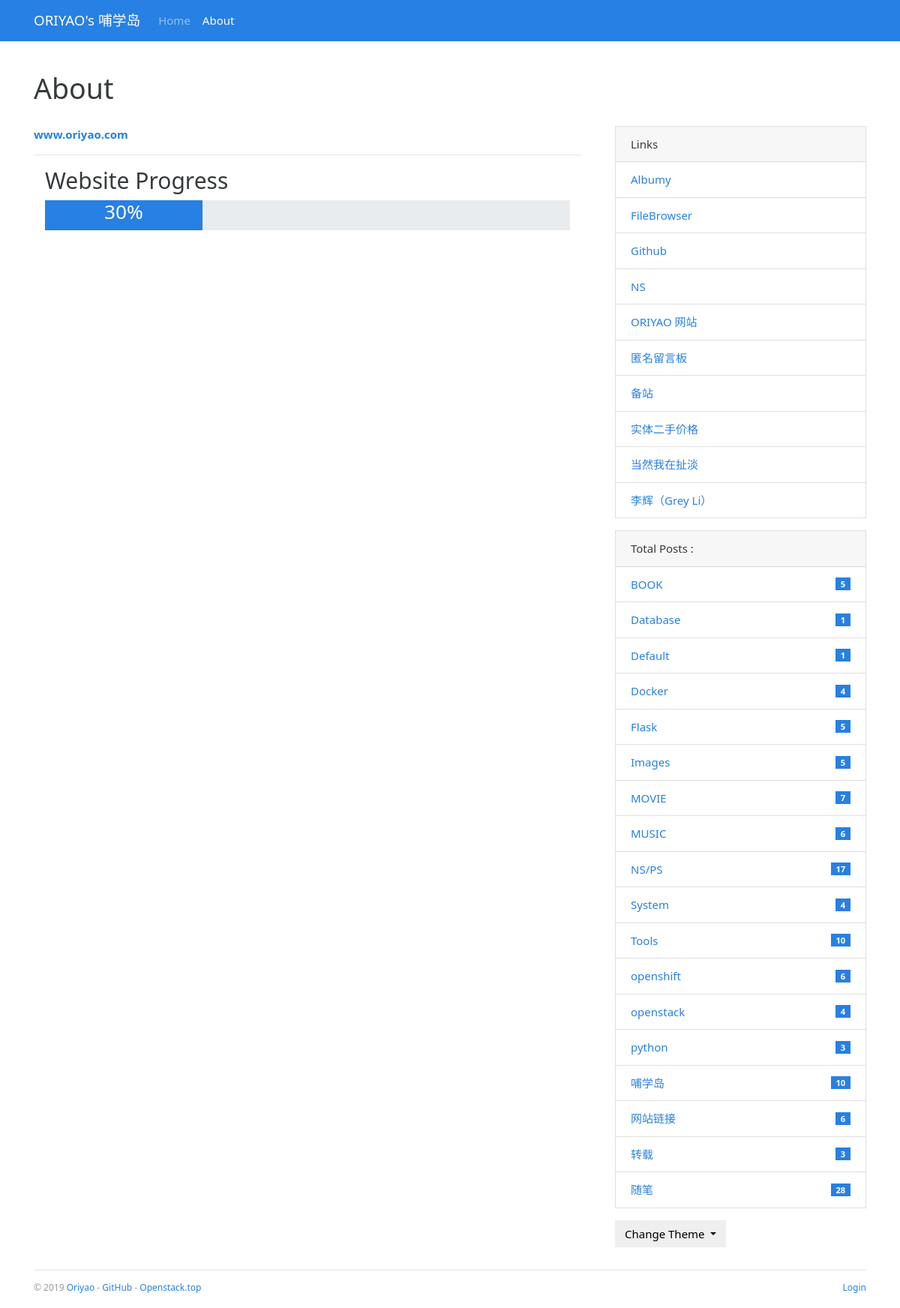
Before: /about with the older database file.
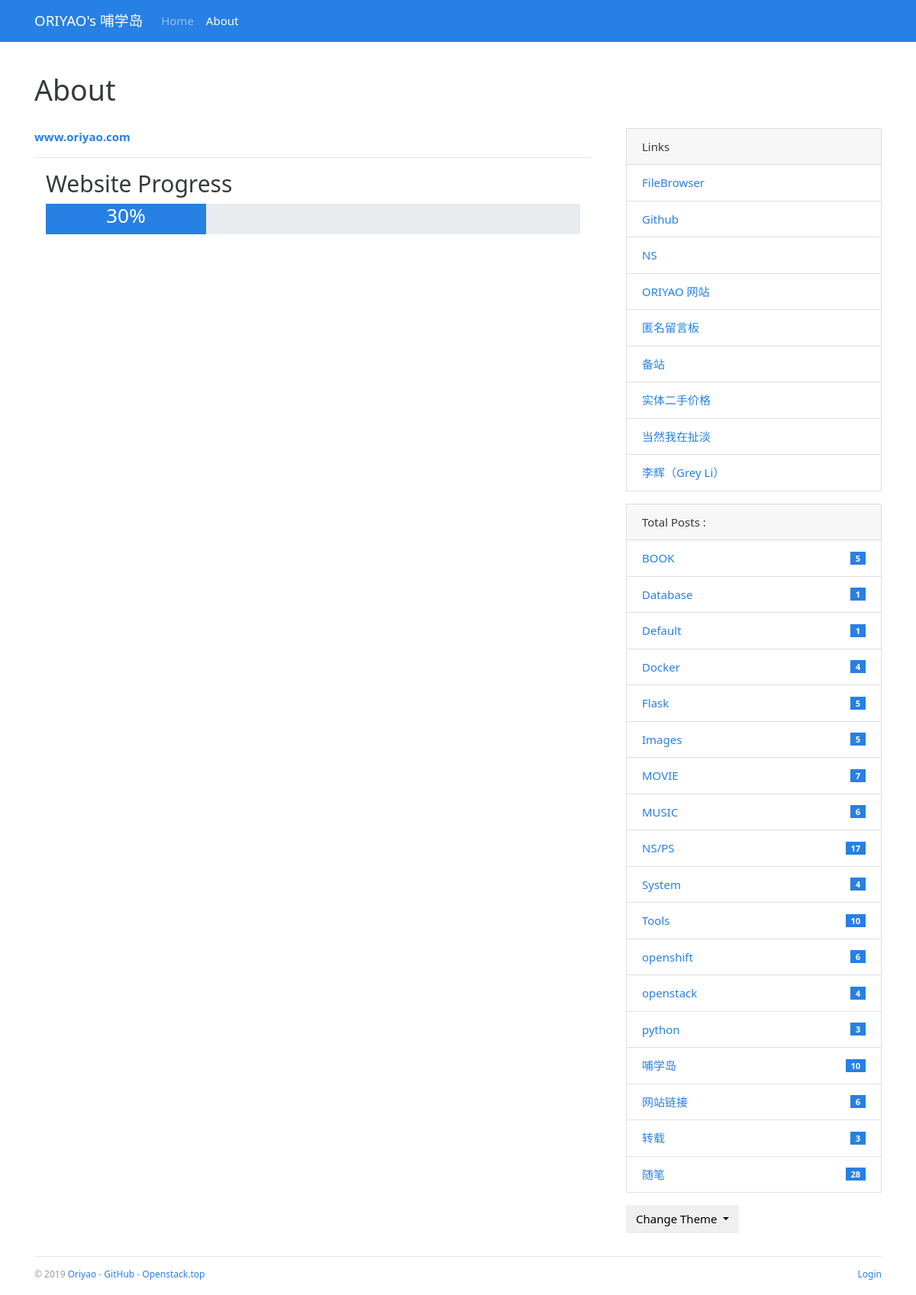
After: the same page with the newer database file.
### bluelog/models.py (models this page shows, shortened)
class Link(db.Model):
    id = db.Column(db.Integer, primary_key=True)
    name = db.Column(db.String(30))
    url = db.Column(db.String(255))

class Category(db.Model):
    id = db.Column(db.Integer, primary_key=True)
    name = db.Column(db.String(30), unique=True)
    posts = db.relationship('Post', back_populates='category')

### bluelog/blueprints/blog.py (the view)
@blog_bp.route('/about')
def about():
    return render_template('blog/about.html')

### bluelog/__init__.py (called while the page is built)
def register_template_context(app):
    @app.context_processor
    def make_template_context():
        admin = Admin.query.first()
        categories = Category.query.order_by(Category.name).all()
        links = Link.query.order_by(Link.name).all()
        if current_user.is_authenticated:
            unread_comments = Comment.query.filter_by(reviewed=False).count()
        else:
            unread_comments = None
        return dict(
            admin=admin, categories=categories,
            links=links, unread_comments=unread_comments)

def register_request_handlers(app):
    @app.after_request
    def query_profiler(response):
        for q in get_debug_queries():
            if q.duration >= app.config['BLUELOG_SLOW_QUERY_THRESHOLD']:
                app.logger.warning(
                    'Slow query: Duration: %fs\n Context: %s\nQuery: %s\n '
                    % (q.duration, q.context, q.statement)
                )
        return response

### bluelog/templates/blog/about.html (shortened to what this page needs)
{% extends 'base.html' %}
{% block content %}
    <div class="page-header">
        <h1>About</h1>
    </div>
    <div class="row">
        <div class="col-sm-8">
            {{ admin.about|safe }}
            <div class="container">
				<h2>Website Progress</h2>
                <div class="progress" style="height:40px;">
				    <div class="progress-bar" style="width:30%"><h3>30%</h3></div>
                </div>
			</div>
        </div>
        <div class="col-sm-4 sidebar">
            {% include "blog/_sidebar.html" %}
        </div>
    </div>
{% endblock %}

### bluelog/templates/blog/_sidebar.html (shortened to what this page needs)
{% if links %}
    <div class="card mb-3">
        <div class="card-header">Links</div>
        <ul class="list-group list-group-flush">
            {% for link in links %}
                <li class="list-group-item  list-group-item-action d-flex justify-content-between align-items-center">
                    <a href="{{ link.url }}" target="_blank">{{ link.name }}</a>
                </li>
            {% endfor %}
        </ul>
    </div>
{% endif %}
{% if categories %}
    <div class="card mb-3">
        <div class="card-header"> Total Posts :  {{ totalposts }}</div>
        <ul class="list-group list-group-flush">
            {% for category in categories %}
                <li class="list-group-item  list-group-item-action d-flex justify-content-between align-items-center">
                    <a href="{{ url_for('blog.show_category', category_id=category.id) }}">
                        {{ category.name }}
                    </a>
                    <span class="badge badge-primary badge-pill"> {{ category.posts|length }}</span>
                </li>
            {% endfor %}
        </ul>
    </div>
{% endif %}
<div class="dropdown">
    <button class="btn btn-default dropdown-toggle" type="button" id="dropdownMenuButton"
            data-toggle="dropdown" aria-haspopup="true" aria-expanded="false">
        Change Theme
    </button>
</div>

Changed rows visible on the page:
removed Link: name "Albumy"
